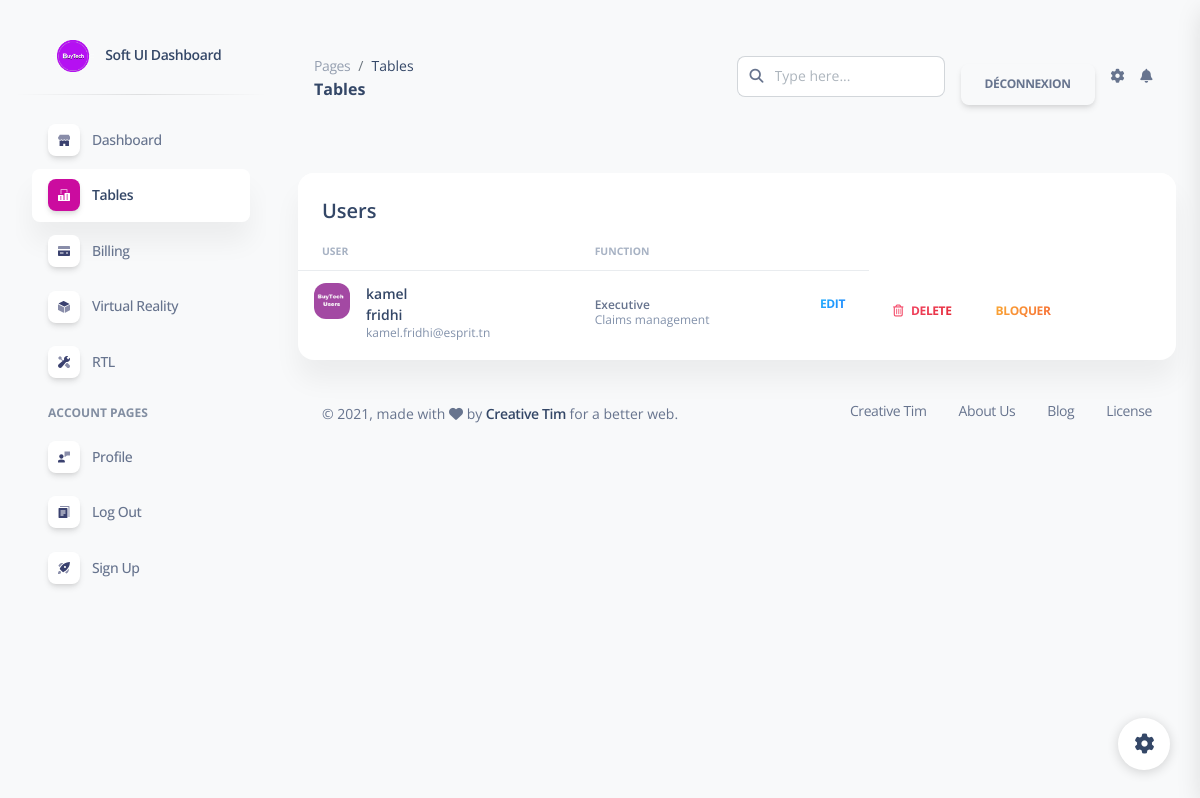
The page /V/afficherclient.php on the database its author committed.
### tables this page shows
CREATE TABLE `client` (
  `id` int(11) NOT NULL,
  `username` varchar(50) DEFAULT NULL,
  `passwordd` varchar(30) NOT NULL,
  `nom` varchar(20) NOT NULL,
  `prenom` varchar(20) NOT NULL,
  `noo` int(20) NOT NULL,
  `dateb` date NOT NULL,
  `email` varchar(30) NOT NULL,
  `Role` varchar(20) DEFAULT 'user',
  `bloqué` int(1) NOT NULL,
  `verification` int(1) NOT NULL
);

### C/clientC.php (called while the page is built, shortened)
<?php
	class clientC {
		function afficherclients(){
			$sql="SELECT * FROM client";
			$db = config::getConnexion();
			try{
				$liste = $db->query($sql);
				return $liste;
			}
			catch(Exception $e){
				die('Erreur:'. $e->getMessage());
			}
		}
	}
?>

### V/afficherclient.php (the view, shortened to what this page needs)
<?php
	include '../Controler/clientC.php';
	$clientC=new clientC();
	$listeclients=$clientC->afficherclients();
?>
<html lang="en">
<head>
  <link href="css/nucleo-icons.css" rel="stylesheet" />
  <link href="css/nucleo-svg.css" rel="stylesheet" />
  <link href="css/nucleo-svg.css" rel="stylesheet" />
  <link id="pagestyle" href="css/soft-ui-dashboard.css?v=1.0.3" rel="stylesheet" />
</head>
<body class="g-sidenav-show  bg-gray-100">
  <aside class="sidenav navbar navbar-vertical navbar-expand-xs border-0 border-radius-xl my-3 fixed-start ms-3 " id="sidenav-main">
    <div class="sidenav-header">
      <a class="navbar-brand m-0" href="https://demos.creative-tim.com/soft-ui-dashboard/pages/dashboard.html" target="_blank">
        <img src="../assets/img/logo-cte.png" class="navbar-brand-img h-100" alt="main_logo">
        <span class="ms-1 font-weight-bold">Soft UI Dashboard</span>
      </a>
    </div>
    <hr class="horizontal dark mt-0">
    <div class="collapse navbar-collapse  w-auto  max-height-vh-100 h-100" id="sidenav-collapse-main">
      <ul class="navbar-nav">
        <li class="nav-item">
          <a class="nav-link  " href="../pages/dashboard.html">
            <div class="icon icon-shape icon-sm shadow border-radius-md bg-white text-center me-2 d-flex align-items-center justify-content-center">
            </div>
            <span class="nav-link-text ms-1">Dashboard</span>
          </a>
        </li>
        <li class="nav-item">
          <a class="nav-link  active" href="../pages/tables.html">
            <div class="icon icon-shape icon-sm shadow border-radius-md bg-white text-center me-2 d-flex align-items-center justify-content-center">
            </div>
            <span class="nav-link-text ms-1">Tables</span>
          </a>
        </li>
        <li class="nav-item">
          <a class="nav-link  " href="../pages/billing.html">
            <div class="icon icon-shape icon-sm shadow border-radius-md bg-white text-center me-2 d-flex align-items-center justify-content-center">
            </div>
            <span class="nav-link-text ms-1">Billing</span>
          </a>
        </li>
        <li class="nav-item">
          <a class="nav-link  " href="../pages/virtual-reality.html">
            <div class="icon icon-shape icon-sm shadow border-radius-md bg-white text-center me-2 d-flex align-items-center justify-content-center">
            </div>
            <span class="nav-link-text ms-1">Virtual Reality</span>
          </a>
        </li>
        <li class="nav-item">
          <a class="nav-link  " href="../pages/rtl.html">
            <div class="icon icon-shape icon-sm shadow border-radius-md bg-white text-center me-2 d-flex align-items-center justify-content-center">
            </div>
            <span class="nav-link-text ms-1">RTL</span>
          </a>
        </li>
        <li class="nav-item mt-3">
          <h6 class="ps-4 ms-2 text-uppercase text-xs font-weight-bolder opacity-6">Account pages</h6>
        </li>
        <li class="nav-item">
          <a class="nav-link  " href="../pages/profile.html">
            <div class="icon icon-shape icon-sm shadow border-radius-md bg-white text-center me-2 d-flex align-items-center justify-content-center">
            </div>
            <span class="nav-link-text ms-1">Profile</span>
          </a>
        </li>
        <li class="nav-item">
          <a class="nav-link  " href="../pages/sign-in.html">
            <div class="icon icon-shape icon-sm shadow border-radius-md bg-white text-center me-2 d-flex align-items-center justify-content-center">
            </div>
            <span class="nav-link-text ms-1">Log Out</span>
          </a>
        </li>
        <li class="nav-item">
          <a class="nav-link  " href="../pages/sign-up.html">
            <div class="icon icon-shape icon-sm shadow border-radius-md bg-white text-center me-2 d-flex align-items-center justify-content-center">
            </div>
            <span class="nav-link-text ms-1">Sign Up</span>
          </a>
        </li>
      </ul>
    </div>
  </aside>
  <main class="main-content position-relative max-height-vh-100 h-100 mt-1 border-radius-lg ">
    <nav class="navbar navbar-main navbar-expand-lg px-0 mx-4 shadow-none border-radius-xl" id="navbarBlur" navbar-scroll="true">
      <div class="container-fluid py-1 px-3">
        <nav aria-label="breadcrumb">
          <ol class="breadcrumb bg-transparent mb-0 pb-0 pt-1 px-0 me-sm-6 me-5">
            <li class="breadcrumb-item text-sm"><a class="opacity-5 text-dark" href="javascript:;">Pages</a></li>
            <li class="breadcrumb-item text-sm text-dark active" aria-current="page">Tables</li>
          </ol>
          <h6 class="font-weight-bolder mb-0">Tables</h6>
        </nav>
        <div class="collapse navbar-collapse mt-sm-0 mt-2 me-md-0 me-sm-4" id="navbar">
          <div class="ms-md-auto pe-md-3 d-flex align-items-center">
            <div class="input-group">
              <span class="input-group-text text-body"><i class="fas fa-search" aria-hidden="true"></i></span>
              <input type="text" class="form-control" placeholder="Type here...">
            </div>
          </div>
          <ul class="navbar-nav  justify-content-end">
            <li class="nav-item d-flex align-items-center">
            <form  action="./deconnexion.php" method="post">
    <input class="btn btn-purple mt-5" type="submit" value="Déconnexion">
    </form>
            </li>
            <li class="nav-item px-3 d-flex align-items-center">
              <a href="javascript:;" class="nav-link text-body p-0">
                <i class="fa fa-cog fixed-plugin-button-nav cursor-pointer"></i>
              </a>
            </li>
            <li class="nav-item dropdown pe-2 d-flex align-items-center">
              <a href="javascript:;" class="nav-link text-body p-0" id="dropdownMenuButton" data-bs-toggle="dropdown" aria-expanded="false">
                <i class="fa fa-bell cursor-pointer"></i>
              </a>
            </li>
          </ul>
        </div>
      </div>
    </nav>
    <div class="container-fluid py-4">
      <div class="row">
        <div class="col-12">
          <div class="card mb-4">
            <div class="card-header pb-0">
              <h5>Users</h5>
            </div>
            <div class="card-body px-0 pt-0 pb-2">
              <div class="table-responsive p-0">
                <table class="table align-items-center mb-0">
                  <thead>
                    <tr>
                      <th class="text-uppercase text-secondary text-xxs font-weight-bolder opacity-7">user</th>
                      <th class="text-uppercase text-secondary text-xxs font-weight-bolder opacity-7 ps-2">Function</th>
                      <th class="text-secondary opacity-7"></th>
                    </tr>
                  </thead>
                  <tbody>
                  <?php
				foreach($listeclients as $client){
		        	?>
                    <tr>
                      <td>
                        <div class="d-flex px-2 py-1">
                          <div>
                            <img src="../assets/img/user.jpg" class="avatar avatar-sm me-3" alt="user3">
                          </div>
                          <div class="d-flex flex-column justify-content-center">
                            <h6 class="mb-0 text-sm"><?php echo $client['nom']; ?> <br> <?php echo $client['prenom']; ?></h6>
                            <p class="text-xs text-secondary mb-0"><?php echo $client['email']; ?></p>
                          </div>
                        </div>
                      </td>
                      <td>
                        <p class="text-xs font-weight-bold mb-0">Executive</p>
                        <p class="text-xs text-secondary mb-0">Claims management</p>
                      </td>
                      <td class="align-middle text-center text-sm">
                      <form method="POST" action="modifierclient.php">
                      <div class="ms-auto text-end">
                      <button id="Modifier" name="Modifier" type="submit" class="btn btn-link text-info text-gradient px-3 mb-0"><span>Edit</span></button>
                          </div>
                        </form>
                      </td>
        <td>
                     <a class="btn btn-link text-danger text-gradient px-3 mb-0" href="supprimerclient.php?username=<?php echo $client['username']; ?>"><i class="far fa-trash-alt me-2"></i>Delete</a>
                     <?php if($client['bloqué']==0){ ?>
                     <a class="btn btn-link text-warning text-gradient px-3 mb-0" href="adminblock.php?username=<?php echo $client['username']; ?>"><i class="far fa-update-alt me-2"></i>Bloquer</a>
                     <?php }else if($client['bloqué']==1){  ?>
                      <a class="btn btn-link text-success text-gradient px-3 mb-0" href="admindebloque.php?username=<?php echo $client['username']; ?>"><i class="far fa-update-alt me-2"></i>Debloquer</a>
                      <?php  }?>
                    </td>
                      <td class="align-middle text-center">
                      </td>
                    </tr>
                  </tbody>
                  <?php
				}
			      ?>
                </table>
              </div>
            </div>
          </div>
        </div>
      </div>
      <footer class="footer pt-3  ">
        <div class="container-fluid">
          <div class="row align-items-center justify-content-lg-between">
            <div class="col-lg-6 mb-lg-0 mb-4">
              <div class="copyright text-center text-sm text-muted text-lg-start">
                © ,
                made with <i class="fa fa-heart"></i> by
                <a href="https://www.creative-tim.com" class="font-weight-bold" target="_blank">Creative Tim</a>
                for a better web.
              </div>
            </div>
            <div class="col-lg-6">
              <ul class="nav nav-footer justify-content-center justify-content-lg-end">
                <li class="nav-item">
                  <a href="https://www.creative-tim.com" class="nav-link text-muted" target="_blank">Creative Tim</a>
                </li>
                <li class="nav-item">
                  <a href="https://www.creative-tim.com/presentation" class="nav-link text-muted" target="_blank">About Us</a>
                </li>
                <li class="nav-item">
                  <a href="https://creative-tim.com/blog" class="nav-link text-muted" target="_blank">Blog</a>
                </li>
                <li class="nav-item">
                  <a href="https://www.creative-tim.com/license" class="nav-link pe-0 text-muted" target="_blank">License</a>
                </li>
              </ul>
            </div>
          </div>
        </div>
      </footer>
    </div>
  </main>
  <div class="fixed-plugin">
    <a class="fixed-plugin-button text-dark position-fixed px-3 py-2">
      <i class="fa fa-cog py-2"> </i>
    </a>
  </div>
</body>
</html>

### assets/css/nucleo-svg.css (style rules this page uses)
.icon { display: inline-block; color: #111111; height: 1em; width: 1em; }
.icon-sm { height: 0.8em; width: 0.8em; }
.icon { fill: currentColor; stroke: none; }

### rows shown on the page
client: nom "kamel", prenom "fridhi", email "kamel.fridhi@esprit.tn"
